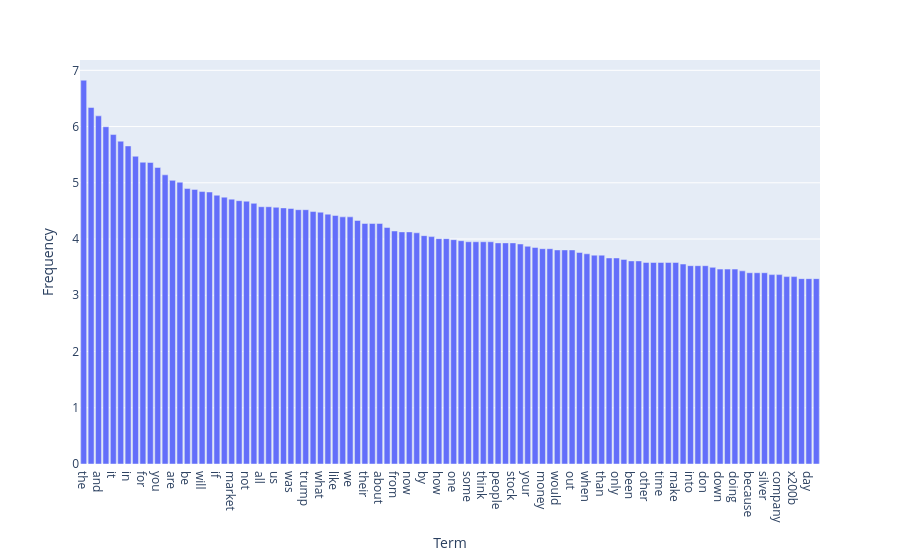

Notebook cell for this chart:
### Code cell
# Exercise 15:
import math
term_frequencies_log = [math.log(i) for i in term_frequencies]
# calculate term frequencies for all terms
all_terms = count_vect.get_feature_names_out()
df_freq = pd.DataFrame({
    'Term': all_terms,
    'Frequency': term_frequencies_log
})
# choose top 100 terms
df_sorted = df_freq.sort_values(by='Frequency', ascending=False).head(100)

fig = px.bar(
    data_frame=df_sorted,
    x='Term',
    y='Frequency',
    labels={'Term': 'Term', 'Frequency': 'Frequency'},
)

fig.show()

### Figure 1 — Plotly figure (JSON) as saved in the notebook; plotly's stock layout.template omitted (floating-point values rounded to 4 significant figures)
{"data": [{"hovertemplate": "Term=%{x}<br>Frequency=%{y}<extra></extra>", "legendgroup": "", "marker": {"color": "#636efa", "pattern": {"shape": ""}}, "name": "", "orientation": "v", "showlegend": false, "textposition": "auto", "type": "bar", "x": ["the", "to", "and", "is", "it", "of", "in", "that", "for", "this", "you", "on", "are", "they", "be", "he", "will", "with", "if", "as", "market", "but", "not", "so", "all", "have", "us", "just", "was", "at", "trump", "my", "what", "can", "like", "or", "we", "has", "their", "china", "about", "more", "from", "there", "now", "no", "by", "re", "how", "up", "one", "do", "some", "even", "think", "them", "people", "his", "stock", "going", "your", "an", "money", "good", "would", "any", "out", "see", "when", "who", "than", "tariffs", "only", "why", "been", "get", "other", "price", "time", "him", "make", "want", "into", "me", "don", "then", "down", "over", "doing", "could", "because", "futures", "silver", "right", "company", "still", "x200b", "go", "day", "should"], "xaxis": "x", "y": [6.824, 6.339, 6.19, 5.996, 5.858, 5.74, 5.656, 5.472, 5.366, 5.361, 5.273, 5.142, 5.043, 5.011, 4.898, 4.883, 4.844, 4.836, 4.779, 4.745, 4.71, 4.682, 4.673, 4.635, 4.575, 4.575, 4.564, 4.554, 4.543, 4.522, 4.522, 4.489, 4.477, 4.443, 4.419, 4.394, 4.394, 4.331, 4.277, 4.277, 4.277, 4.205, 4.143, 4.127, 4.127, 4.111, 4.06, 4.043, 4.007, 4.007, 3.989, 3.97, 3.951, 3.951, 3.951, 3.951, 3.932, 3.932, 3.932, 3.912, 3.871, 3.85, 3.829, 3.829, 3.807, 3.807, 3.807, 3.761, 3.738, 3.714, 3.714, 3.664, 3.664, 3.638, 3.611, 3.611, 3.584, 3.584, 3.584, 3.584, 3.584, 3.555, 3.526, 3.526, 3.526, 3.497, 3.466, 3.466, 3.466, 3.434, 3.401, 3.401, 3.401, 3.367, 3.367, 3.332, 3.332, 3.296, 3.296, 3.296], "yaxis": "y"}], "layout": {"barmode": "relative", "legend": {"tracegroupgap": 0}, "margin": {"t": 60}, "xaxis": {"anchor": "y", "domain": [0, 1], "title": {"text": "Term"}}, "yaxis": {"anchor": "x", "domain": [0, 1], "title": {"text": "Frequency"}}}}
